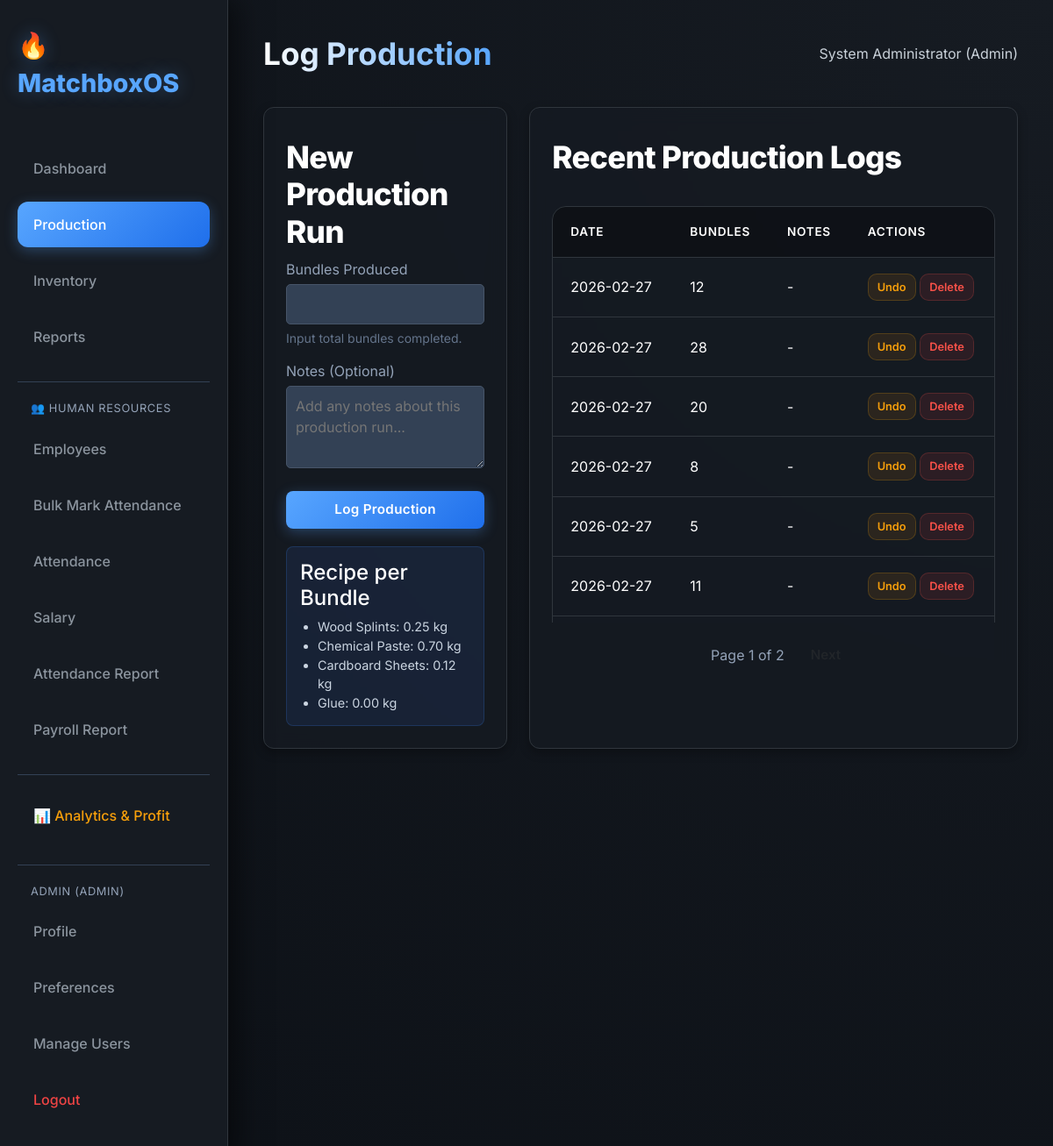
The page /production (signed in) on the database its author committed.
### Payroll/auth_models.py (models this page shows, shortened)
class User(UserMixin, db.Model):
    __tablename__ = 'user'
    id = db.Column(db.Integer, primary_key=True)
    username = db.Column(db.String(80), unique=True, nullable=False, index=True)
    email = db.Column(db.String(120), unique=True, nullable=False, index=True)
    password_hash = db.Column(db.String(255), nullable=False)
    full_name = db.Column(db.String(100))
    role = db.Column(db.String(20), default='operator')  # admin, operator, viewer
    is_active = db.Column(db.Boolean, default=True)
    created_at = db.Column(db.DateTime, default=datetime.datetime.utcnow)
    last_login = db.Column(db.DateTime)
    def has_permission(self, permission):
        permissions = {
            'admin': ['view', 'create', 'edit', 'delete', 'manage_users', 'reports', 'analytics'],
            'manager': ['view', 'create', 'edit', 'reports'],
            'supervisor': ['view', 'create'],
            'operator': ['view', 'create', 'edit'],
            'viewer': ['view']
        }
        return permission in permissions.get(self.role, [])

### Payroll/models.py (models this page shows, shortened)
class RawMaterial(db.Model):
    __tablename__ = 'raw_material'
    id = db.Column(db.Integer, primary_key=True)
    name = db.Column(db.String(100), unique=True, nullable=False, index=True)
    quantity = db.Column(db.Float, default=0.0, nullable=False)
    unit = db.Column(db.String(20), nullable=False)
    unit_price = db.Column(db.Float, default=0.0, nullable=False)
    created_at = db.Column(db.DateTime, default=datetime.datetime.utcnow)
    updated_at = db.Column(
        db.DateTime, default=datetime.datetime.utcnow, onupdate=datetime.datetime.utcnow)
    __table_args__ = (
        db.CheckConstraint('quantity >= 0', name='check_quantity_positive'),
        db.CheckConstraint('unit_price >= 0', name='check_price_positive'),
    )

class Recipe(db.Model):
    __tablename__ = 'recipe'
    id = db.Column(db.Integer, primary_key=True)
    material_id = db.Column(db.Integer, db.ForeignKey(
        'raw_material.id'), nullable=False)
    quantity_per_bundle = db.Column(db.Float, nullable=False)
    is_active = db.Column(db.Boolean, default=True)
    created_at = db.Column(db.DateTime, default=datetime.datetime.utcnow)
    updated_at = db.Column(
        db.DateTime, default=datetime.datetime.utcnow, onupdate=datetime.datetime.utcnow)
    material = db.relationship(
        'RawMaterial', backref=db.backref('recipe_items', lazy='dynamic'))
    __table_args__ = (
        db.CheckConstraint('quantity_per_bundle >= 0',
                           name='check_recipe_quantity_non_negative'),
    )

class ProductionLog(db.Model):
    __tablename__ = 'production_log'
    id = db.Column(db.Integer, primary_key=True)
    date = db.Column(db.Date, default=datetime.date.today,
                     nullable=False, index=True)
    bundles_produced = db.Column(db.Integer, nullable=False)
    notes = db.Column(db.Text, nullable=True)
    is_deleted = db.Column(db.Boolean, default=False)  # Soft delete
    created_at = db.Column(db.DateTime, default=datetime.datetime.utcnow)
    __table_args__ = (
        db.CheckConstraint('bundles_produced > 0',
                           name='check_bundles_positive'),
    )

### Payroll/routes.py (the view, shortened to what this page needs)
@bp.route('/production', methods=['GET', 'POST'])
@login_required
def production():
    page = request.args.get('page', 1, type=int)
    per_page = 10
    pagination = ProductionLog.query.filter_by(is_deleted=False)\
        .order_by(ProductionLog.date.desc(), ProductionLog.id.desc())\
        .paginate(page=page, per_page=per_page, error_out=False)
    recipe = ProductionService.get_active_recipe()
    recipe_display = []
    for material_name, qty in recipe.items():
        material = RawMaterial.query.filter_by(name=material_name).first()
        recipe_display.append({
            'name': material_name,
            'quantity': qty,
            'unit': material.unit if material else ''
        })
    return render_template('production.html',
                         logs=pagination.items,
                         pagination=pagination,
                         recipe=recipe_display)

### Payroll/templates/production.html (shortened to what this page needs)
{% extends "base.html" %}
{% block header %}Log Production{% endblock %}
{% block content %}
<div class="grid-container" style="grid-template-columns: 1fr 2fr;">
    <div class="card">
        <h3>New Production Run</h3>
        <form method="POST" action="{{ url_for('main.production') }}">
            <div style="margin-bottom: 15px;">
                <label style="display: block; margin-bottom: 5px; color: #94a3b8;">Bundles Produced</label>
                <input type="number" name="quantity" min="1" required
                    style="width: 100%; padding: 10px; background: #334155; border: 1px solid #475569; color: white; border-radius: 5px;">
                <small style="color: #64748b; display: block; margin-top: 5px;">Input total bundles completed.</small>
            </div>
            <div style="margin-bottom: 20px;">
                <label style="display: block; margin-bottom: 5px; color: #94a3b8;">Notes (Optional)</label>
                <textarea name="notes" rows="3"
                    style="width: 100%; padding: 10px; background: #334155; border: 1px solid #475569; color: white; border-radius: 5px; resize: vertical;"
                    placeholder="Add any notes about this production run..."></textarea>
            </div>
            <button type="submit" class="btn btn-primary" style="width: 100%;">Log Production</button>
        </form>
        <div
            style="margin-top: 20px; padding: 15px; background: rgba(59, 130, 246, 0.1); border-radius: 8px; border: 1px solid rgba(59, 130, 246, 0.2);">
            <h4 style="margin-top: 0; color: #3b82f6;">Recipe per Bundle</h4>
            <ul style="padding-left: 20px; font-size: 0.9rem; color: #cbd5e1; margin-bottom: 0;">
                {% for item in recipe %}
                <li>{{ item.name }}: {{ "%.2f"|format(item.quantity) }} {{ item.unit }}</li>
                {% endfor %}
            </ul>
        </div>
    </div>
    <div class="card">
        <h3>Recent Production Logs</h3>
        <div style="max-height: 500px; overflow-y: auto;">
            <table>
                <thead>
                    <tr>
                        <th>Date</th>
                        <th>Bundles</th>
                        <th>Notes</th>
                        <th>Actions</th>
                    </tr>
                </thead>
                <tbody>
                    {% for log in logs %}
                    <tr>
                        <td>{{ log.date }}</td>
                        <td>{{ log.bundles_produced }}</td>
                        <td style="max-width: 200px; overflow: hidden; text-overflow: ellipsis; white-space: nowrap;">
                            {{ log.notes or '-' }}
                        </td>
                        <td>
                            <form method="POST" action="{{ url_for('main.undo_production', id=log.id) }}"
                                style="display: inline;">
                                <button type="submit" class="btn"
                                    style="padding: 5px 10px; font-size: 0.8rem; background: rgba(245, 158, 11, 0.1); color: #f59e0b; border: 1px solid rgba(245, 158, 11, 0.2);"
                                    onclick="return confirm('Undo this production? Materials will be restored.')">Undo</button>
                            </form>
                            <a href="{{ url_for('main.delete_production', id=log.id) }}" class="btn btn-danger"
                                style="padding: 5px 10px; font-size: 0.8rem;"
                                onclick="return confirm('Delete this production log?')">Delete</a>
                        </td>
                    </tr>
                    {% else %}
                    <tr>
                        <td colspan="4" style="text-align: center; color: #94a3b8; padding: 30px;">No production logs
                            yet.</td>
                    </tr>
                    {% endfor %}
                </tbody>
            </table>
        </div>
        {% if pagination and pagination.pages > 1 %}
        <div style="margin-top: 20px; text-align: center;">
            <div style="display: inline-flex; gap: 5px;">
                <span style="padding: 5px 15px; color: #94a3b8;">
                    Page {{ pagination.page }} of {{ pagination.pages }}
                </span>
                {% if pagination.has_next %}
                <a href="{{ url_for('main.production', page=pagination.next_num) }}" class="btn"
                    style="padding: 5px 10px;">Next</a>
                {% endif %}
            </div>
        </div>
        {% endif %}
    </div>
</div>
{% endblock %}

### Payroll/templates/base.html (shortened to what this page needs)
<!DOCTYPE html>
<html lang="en">
<head>
    <link href="https://cdn.jsdelivr.net/npm/bootstrap@5.3.0/dist/css/bootstrap.min.css" rel="stylesheet">
    <link rel="stylesheet" href="https://cdnjs.cloudflare.com/ajax/libs/font-awesome/6.4.0/css/all.min.css">
    <link rel="stylesheet" href="{{ url_for('static', filename='css/style.css') }}?v=999999">
</head>
<body>
    <div class="sidebar">
        <div class="logo">🔥 MatchboxOS</div>
        <nav>
            <a href="{{ url_for('main.dashboard') }}"
                class="nav-link {% if request.endpoint == 'main.dashboard' %}active{% endif %}">Dashboard</a>
            <a href="{{ url_for('main.production') }}"
                class="nav-link {% if request.endpoint == 'main.production' %}active{% endif %}">Production</a>
            <a href="{{ url_for('main.inventory') }}"
                class="nav-link {% if request.endpoint == 'main.inventory' %}active{% endif %}">Inventory</a>
            {% if current_user.role != 'supervisor' %}
            <a href="{{ url_for('main.reports') }}"
                class="nav-link {% if request.endpoint == 'main.reports' %}active{% endif %}">Reports</a>
            {% endif %}
            <div style="margin-top: 25px; border-top: 1px solid #334155; padding-top: 20px;">
                <div
                    style="color: #94a3b8; font-size: 0.8rem; padding: 0 15px 10px; text-transform: uppercase; letter-spacing: 0.05em;">
                    👥 Human Resources
                </div>
                <a href="{{ url_for('employee.list_employees') }}"
                    class="nav-link {% if request.endpoint == 'employee.list_employees' %}active{% endif %}">Employees</a>
                <a href="{{ url_for('employee.bulk_attendance') }}"
                    class="nav-link {% if request.endpoint == 'employee.bulk_attendance' %}active{% endif %}">Bulk Mark
                    Attendance</a>
                <a href="{{ url_for('employee.attendance_list') }}"
                    class="nav-link {% if request.endpoint == 'employee.attendance_list' %}active{% endif %}">Attendance</a>
                {% if current_user.role != 'supervisor' %}
                <a href="{{ url_for('employee.salary_list') }}"
                    class="nav-link {% if request.endpoint == 'employee.salary_list' %}active{% endif %}">Salary</a>
                {% endif %}
                <a href="{{ url_for('employee.attendance_report') }}"
                    class="nav-link {% if request.endpoint == 'employee.attendance_report' %}active{% endif %}">Attendance
                    Report</a>
                {% if current_user.role != 'supervisor' %}
                <a href="{{ url_for('employee.payroll_report') }}"
                    class="nav-link {% if request.endpoint == 'employee.payroll_report' %}active{% endif %}">Payroll
                    Report</a>
                {% endif %}
            </div>
            {% if current_user.is_authenticated and current_user.role == 'admin' %}
            <div style="margin-top: 25px; border-top: 1px solid #334155; padding-top: 20px;">
                <a href="{{ url_for('main.analytics') }}"
                    class="nav-link {% if request.endpoint == 'main.analytics' %}active{% endif %}"
                    style="color: #f59e0b;">📊 Analytics & Profit</a>
            </div>
            {% endif %}
            <div style="margin-top: 30px; border-top: 1px solid #334155; padding-top: 20px;">
                {% if current_user.is_authenticated %}
                <div
                    style="color: #94a3b8; font-size: 0.8rem; padding: 0 15px 10px; text-transform: uppercase; letter-spacing: 0.05em;">
                    {{ current_user.username }} ({{ current_user.role }})
                </div>
                <a href="{{ url_for('auth.profile') }}"
                    class="nav-link {% if request.endpoint == 'auth.profile' %}active{% endif %}">Profile</a>
                <a href="{{ url_for('auth.preferences') }}"
                    class="nav-link {% if request.endpoint == 'auth.preferences' %}active{% endif %}">Preferences</a>
                {% if current_user.has_permission('manage_users') %}
                <a href="{{ url_for('auth.users') }}"
                    class="nav-link {% if request.endpoint == 'auth.users' %}active{% endif %}">Manage Users</a>
                {% endif %}
                <a href="{{ url_for('auth.logout') }}" class="nav-link" style="color: #ef4444;">Logout</a>
                {% else %}
                <a href="{{ url_for('auth.login') }}"
                    class="nav-link {% if request.endpoint == 'auth.login' %}active{% endif %}">Login</a>
                {% endif %}
            </div>
        </nav>
    </div>
    <div class="main-content">
        <header>
            <h1>{% block header %}Dashboard{% endblock %}</h1>
            <div class="user-profile">
                {% if current_user.is_authenticated %}
                {{ current_user.full_name or current_user.username }} ({{ current_user.role|capitalize }})
                {% else %}
                Guest
                {% endif %}
            </div>
        </header>
        {% block content %}{% endblock %}
    </div>
</body>
</html>

### rows shown on the page
User: username "ADMIN", role "ADMIN", full_name "System Administrator", role "Admin"
RawMaterial: name "Wood Splints", unit "kg"
Recipe: quantity "0.25"
RawMaterial: name "Chemical Paste", unit "kg"
Recipe: quantity "0.70"
RawMaterial: name "Cardboard Sheets", unit "kg"
Recipe: quantity "0.12"
RawMaterial: name "Glue", unit "kg"
Recipe: quantity "0.00"
ProductionLog: date "2026-02-27", bundles_produced "12", notes "-"
ProductionLog: date "2026-02-27", bundles_produced "28", notes "-"
ProductionLog: date "2026-02-27", bundles_produced "20", notes "-"
ProductionLog: date "2026-02-27", bundles_produced "8", notes "-"
ProductionLog: date "2026-02-27", bundles_produced "5", notes "-"
ProductionLog: date "2026-02-27", bundles_produced "11", notes "-"

### other values the page prints
{{ pagination.page }} "1"
{{ pagination.pages }} "2"
